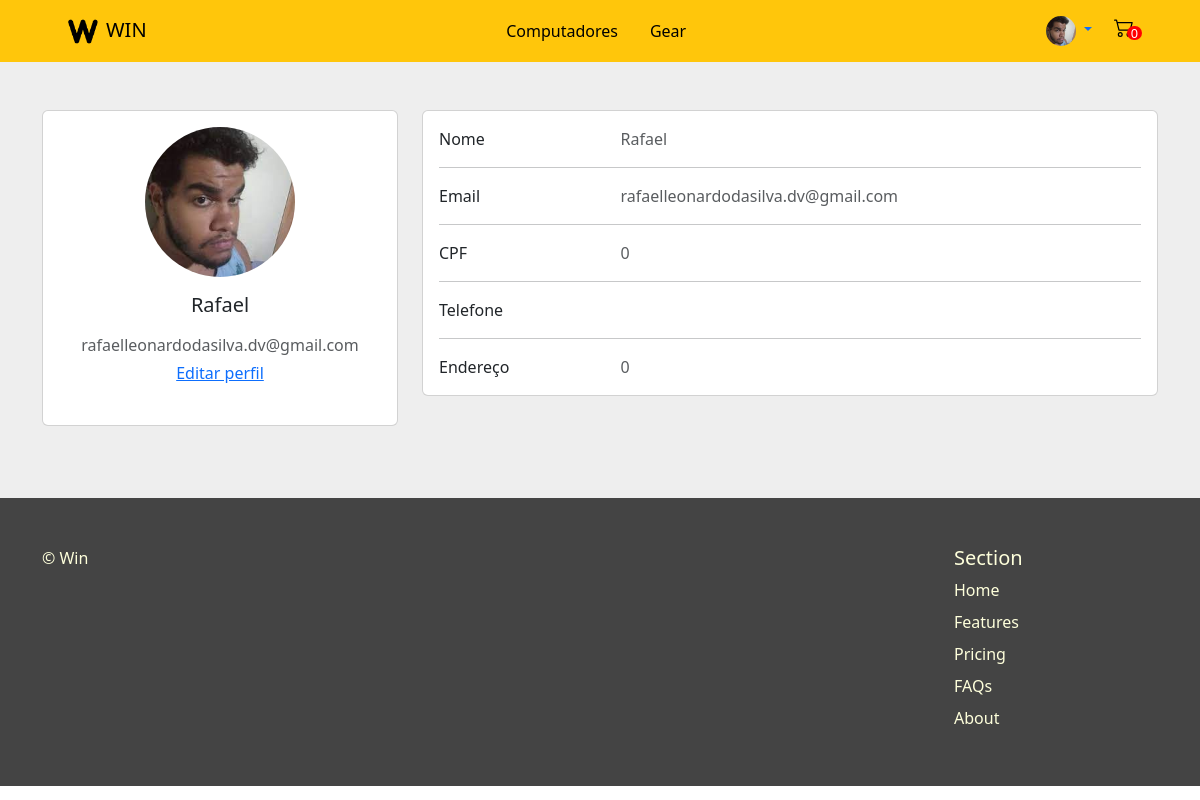
The page /perfil (signed in) on the database as committed earlier.
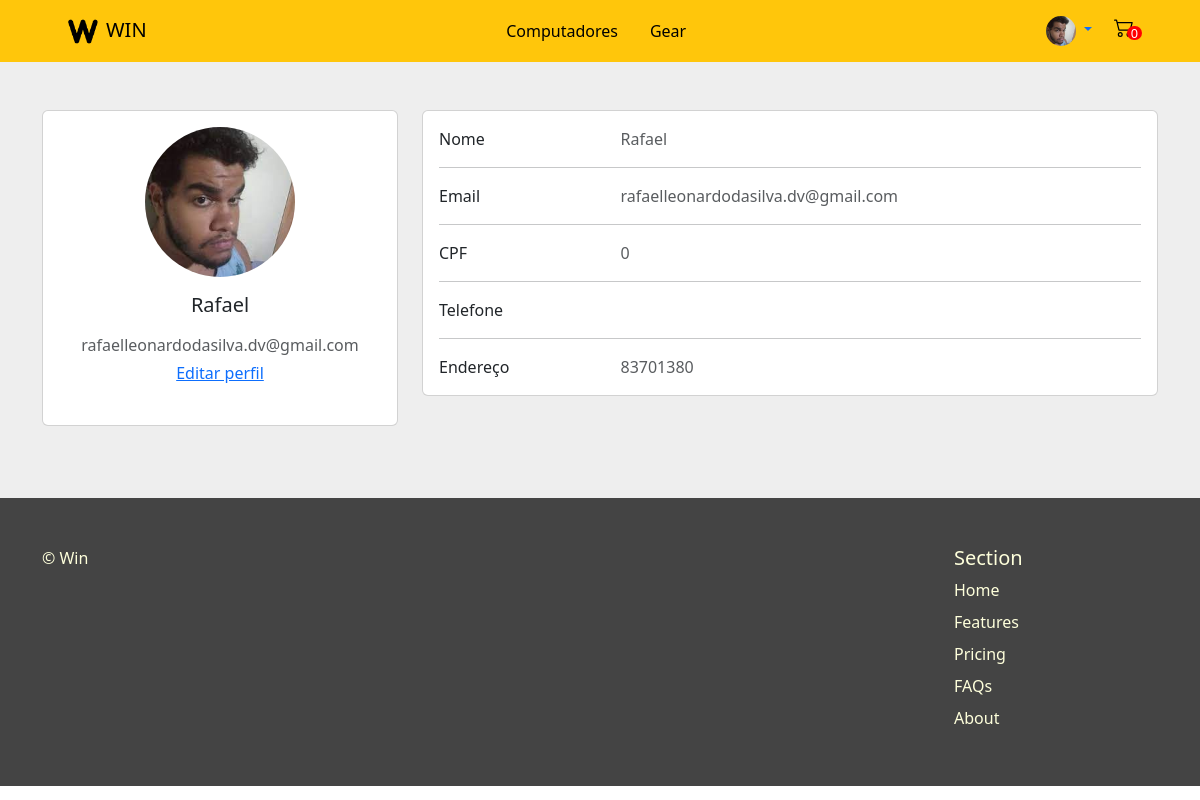
The same page on the database as committed later.
### venda/models.py (models this page shows)
class Usuario(AbstractUser):
    email = models.EmailField()
    cpf = models.IntegerField(default=0)
    cep = models.IntegerField(default=0)
    foto = models.ImageField(default='media/perfil.png', upload_to="media/")
    def get_absolute_url(self):
        return reverse('editarperfil', args=[str(self.id)])

### venda/views.py (the view)
# urls.py: path('perfil', views.perfil, name="perfil"),
def perfil(request):
    return render(request, "venda/perfil.html")

### venda/context_processors.py (called while the page is built)
def carrinho(request):
    if request.user.is_authenticated:
        carrinho, created = Carrinho.objects.get_or_create(user=request.user, completed=False)
        return {'carrinho': carrinho}
    else:
        return {'carrinho':0}

### venda/models.py (called while the page is built)
    @property
    def num_itens_carrinho(self):
        itens = self.itenscarrinho.all()
        quantidade = sum([item.quantidade for item in itens])
        return quantidade

### venda/templates/venda/perfil.html (shortened to what this page needs)
{% extends "base_generic.html" %}
{% load static %}
{% block content %}
<section style="background-color: #eee;">
        <div class="container py-5">
          <div class="row">
            <div class="col-lg-4">
              <div class="card mb-4">
                <div class="card-body text-center">
                  {% if user.is_authenticated %}
                  <img src="../{{user.foto}}" alt="avatar"
                    class="rounded-circle img-fluid" style="width: 150px; height: 150px;">
                  {% else %}
                  <img src="../media/perfil.png" alt="avatar"
                    class="rounded-circle img-fluid" style="width: 150px; height: 150px;">
                  {% endif %}
                  <h5 class="my-3">{{user.username}}</h5>
                  <p class="text-muted mb-1">{{user.email}}</p>
                  <a href="{{ user.get_absolute_url }}"><p class="">Editar perfil</p></a>
                </div>
              </div>
            </div>
            <div class="col-lg-8">
              <div class="card mb-4">
                <div class="card-body">
                  <div class="row">
                    <div class="col-sm-3">
                      <p class="mb-0">Nome</p>
                    </div>
                    <div class="col-sm-9">
                      <p class="text-muted mb-0">{{user.username}}</p>
                    </div>
                  </div>
                  <hr>
                  <div class="row">
                    <div class="col-sm-3">
                      <p class="mb-0">Email</p>
                    </div>
                    <div class="col-sm-9">
                      <p class="text-muted mb-0">{{user.email}}</p>
                    </div>
                  </div>
                  <hr>
                  <div class="row">
                    <div class="col-sm-3">
                      <p class="mb-0">CPF</p>
                    </div>
                    <div class="col-sm-9">
                      <p class="text-muted mb-0">{{user.cpf}}</p>
                    </div>
                  </div>
                  <hr>
                  <div class="row">
                    <div class="col-sm-3">
                      <p class="mb-0">Telefone</p>
                    </div>
                    <div class="col-sm-9">
                    </div>
                  </div>
                  <hr>
                  <div class="row">
                    <div class="col-sm-3">
                      <p class="mb-0">Endereço</p>
                    </div>
                    <div class="col-sm-9">
                      <p class="text-muted mb-0" id="cep">{{user.cep}}</p>
                    </div>
                  </div>
                </div>
              </div>
            </div>
          </div>
        </div>
      </section>
{% endblock %}

### venda/templates/navbar.html (shortened to what this page needs)
<nav class="navbar navbar-expand-lg navbar-dark bg-dark px-10" style="background-color: #FFC60B !important;">
            <div class="container-fluid">
              <a class="navbar-brand px-5" href="{% url 'home' %}" style="color: black !important;"><img src="../../media/logopreta.png" alt="logo da win informática" height="30" class="px-2">WIN</a>
              <ul class="nav justify-content-space-between">
                <li class="nav-item">
                  <a class="nav-link" style="color: black !important;" href="{% url 'home' %}">Computadores</a>
                </li>
                <li class="nav-item">
                  <a class="nav-link" style="color: black !important;" href="">Gear</a>
                </li>
              </ul>
              <ul class="nav justify-content-center px-5">
                {% if user.is_authenticated %}
                    <li class="nav-item dropdown">
                      <a class="nav-link dropdown-toggle" href="#" role="button" data-bs-toggle="dropdown" aria-expanded="false">
                          <img src="../../{{ user.foto }}" alt="avatar"
                    class="rounded-circle img-fluid" style="width: 30px; height: 30px">
                      </a>
                    </li>
                  {% else %}
                  <li class="nav-item">
                    <a class="nav-link" style="color: black !important;" href="{% url 'login' %}">Login</a>
                  </li>
                  {% endif %}
                <li class="nav-item">
                    <div id="container-cart-icon">
                        {% if user.is_authenticated %}
                        <div id="navi"><div id="red-circle"><a id="inside-circle">{{ carrinho.num_itens_carrinho }}</a></div></div>
                        <div id="infoi">
                            <a href="{% url 'carrinho' %}"><img src="../media/cart2.svg" height="20" width="32" /></a>
                        </div>
                        {% else %}
                        <div id="navi"><div id="red-circle"><a id="inside-circle">0</a></div></div>
                        <div id="infoi">
                            <a href="{% url 'login' %}"><img src="../../media/cart2.svg" height="20" width="32" /></a>
                        </div>
                        {% endif %}
                    </div>
                </li>
              </ul>
              </div>
          </nav>

Rows that differ between the two databases and show on the page:
changed Usuario "Rafael": cep "0" → "83701380"
